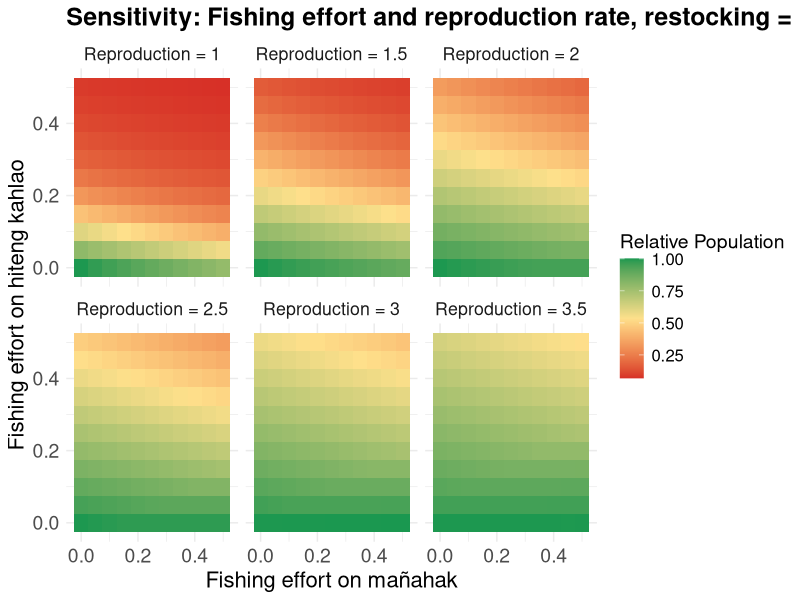

Write R code to recreate this figure.
library(tidyverse)
library(viridis)

# Parameters
burn_in_time <- 100  # Define burn-in period of 100 timesteps
time_steps <- 500 

# Parameters
juvenile_survival_rate <- 1 - ((0.429 * 2) / 2)
subadult_survival_rate <- 1 - ((0.429 * 1.5) / 2)
adult_survival_rate <- 1 - (0.429 / 2)

juvenile_to_subadult_rate <- 1
subadult_to_adult_rate <- 0.5

#reproduction_rate <- 2
#reproduction_rate_2 <- 1.5

carrying_capacity <- 68
time_steps <- 500

# Parameter ranges
fishing_effort_values <- seq(0, 0.5, by = 0.05)

# Define the range of restocking mortality rates
restocking_mortality_rate <- 0.2
reproduction_rates <- seq(1, 3.5, by = 0.5)
#reproduction_rates_2 <- reproduction_rates * 0.75

#restocking scenario
restocked_juveniles = 1

#Current fishing for burn in
F_current_instantaneous <- 0.09
F_current_discrete <- 1 - exp(-F_current_instantaneous)
F_current_discrete_juv <- 0.01




# Update run_simulation to include restocking mortality
run_simulation <- function(F_adults, F_juveniles, restocked_juveniles, reproduction_rate, 
                           burn_in_time = 100) {
  juvenile_population <- 10
  subadult_population <- 10
  adult_population <- 10
  
  # Store population over time
  population_over_time <- numeric(time_steps)
  
  for (t in 1:time_steps) {
    if (t <= burn_in_time) {
      # Burn-in period with burn in fishing and no restocking
      F_adults_current <- F_current_discrete
      F_juveniles_current <- F_current_discrete_juv
      restocking <- 0
    } else {
      # Post burn-in period with specified fishing and restocking
      F_adults_current <- F_adults
      F_juveniles_current <- F_juveniles
      restocking <- restocked_juveniles * (1 - restocking_mortality_rate)
    }
    
    if (t %% 2 == 0) {
      current_reproduction_rate <- reproduction_rate
    } else {
      current_reproduction_rate <- reproduction_rate * 0.75
    }
    
    total_population <- juvenile_population + subadult_population + adult_population
    new_juveniles <- adult_population * current_reproduction_rate * (1 - total_population / carrying_capacity)
    surviving_juveniles <- juvenile_population * juvenile_survival_rate * (1 - F_juveniles_current)
    new_subadults <- juvenile_population * juvenile_to_subadult_rate
    surviving_subadults <- subadult_population * subadult_survival_rate
    new_adults <- subadult_population * subadult_to_adult_rate
    surviving_adults <- adult_population * adult_survival_rate * (1 - F_adults_current)
    
    if (t %% 2 == 0) {
      subadult_population <- max(0, new_subadults + surviving_subadults - new_adults + restocking)
    } else {
      subadult_population <- max(0, new_subadults + surviving_subadults - new_adults)
    }
    
    juvenile_population <- max(0, new_juveniles + surviving_juveniles - new_subadults)
    adult_population <- max(0, new_adults + surviving_adults)
    
    # Store total population at each timestep
    population_over_time[t] <- juvenile_population + subadult_population + adult_population
  }
  
  # Return the average of the last 20 timesteps
  avg_population_last_20 <- mean(population_over_time[(time_steps - 19):time_steps])
  
  return(avg_population_last_20)
}

# Sensitivity analysis loop
all_results <- data.frame()

for (reproduction_rate in reproduction_rates) {
  # Create a dataframe to store results for this restocking mortality rate
  sensitivity_results <- expand.grid(
    F_adults = fishing_effort_values,
    F_juveniles = fishing_effort_values
  ) %>%
    mutate(
      Avg_Total_Population = 0
    )
  
  # Reference population with zero fishing effort
  reference_population <- run_simulation(
    F_adults = 0,
    F_juveniles = 0,
    restocked_juveniles = 1,
    reproduction_rate = reproduction_rate,
    burn_in_time = 100
  )
  
  # Sensitivity analysis loop
  for (i in seq_len(nrow(sensitivity_results))) {
    sensitivity_results$Avg_Total_Population[i] <- run_simulation(
      F_adults = sensitivity_results$F_adults[i],
      F_juveniles = sensitivity_results$F_juveniles[i],
      restocked_juveniles = 1,
      reproduction_rate = reproduction_rate,
      burn_in_time = 100
    )
  }
  
  # Normalize by the reference population
  sensitivity_results <- sensitivity_results %>%
    mutate(
      Relative_Population = Avg_Total_Population / reference_population,
      Reproduction_Rate = reproduction_rate
    )
  
  # Combine results for all restocking mortality rates
  all_results <- bind_rows(all_results, sensitivity_results)
}

# Custom labeller function for restocking mortality
reproduction_labeller <- function(values) {
  paste("Reproduction =", values)
}

# Update the code to use this custom labeller
ggplot(all_results, aes(x = F_juveniles, y = F_adults, fill = Relative_Population)) +
  geom_tile() +
  facet_wrap(
    ~Reproduction_Rate, 
    labeller = labeller(Reproduction_Rate = function(values) reproduction_labeller(values))
  ) +
  scale_fill_gradientn(
    colors = c("#d73027", "#fee08b", "#1a9850"), # Color-blind friendly palette
    name = bquote("Relative Population")
  ) +
  labs(
    x = "Fishing effort on mañahak",
    y = "Fishing effort on hiteng kahlao",
    title = "Sensitivity: Fishing effort and reproduction rate, restocking = 1g/m²"
  ) +
  theme_minimal() +
  theme(
    text = element_text(size = 16),
    plot.title = element_text(size = 18, face = "bold"),
    axis.title = element_text(size = 16),
    axis.text = element_text(size = 14),
    legend.title = element_text(size = 14),
    legend.text = element_text(size = 12)
  )








